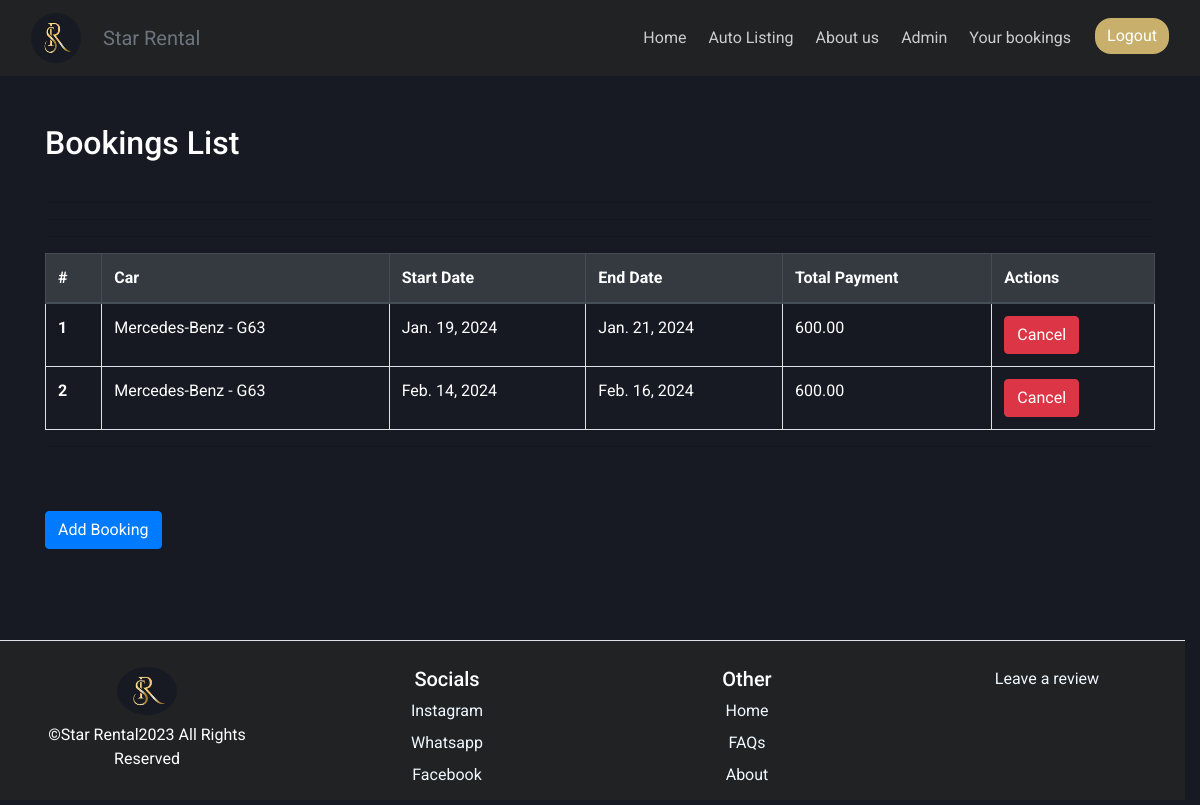
/bookings (signed in), run on an earlier commit of the app's database.
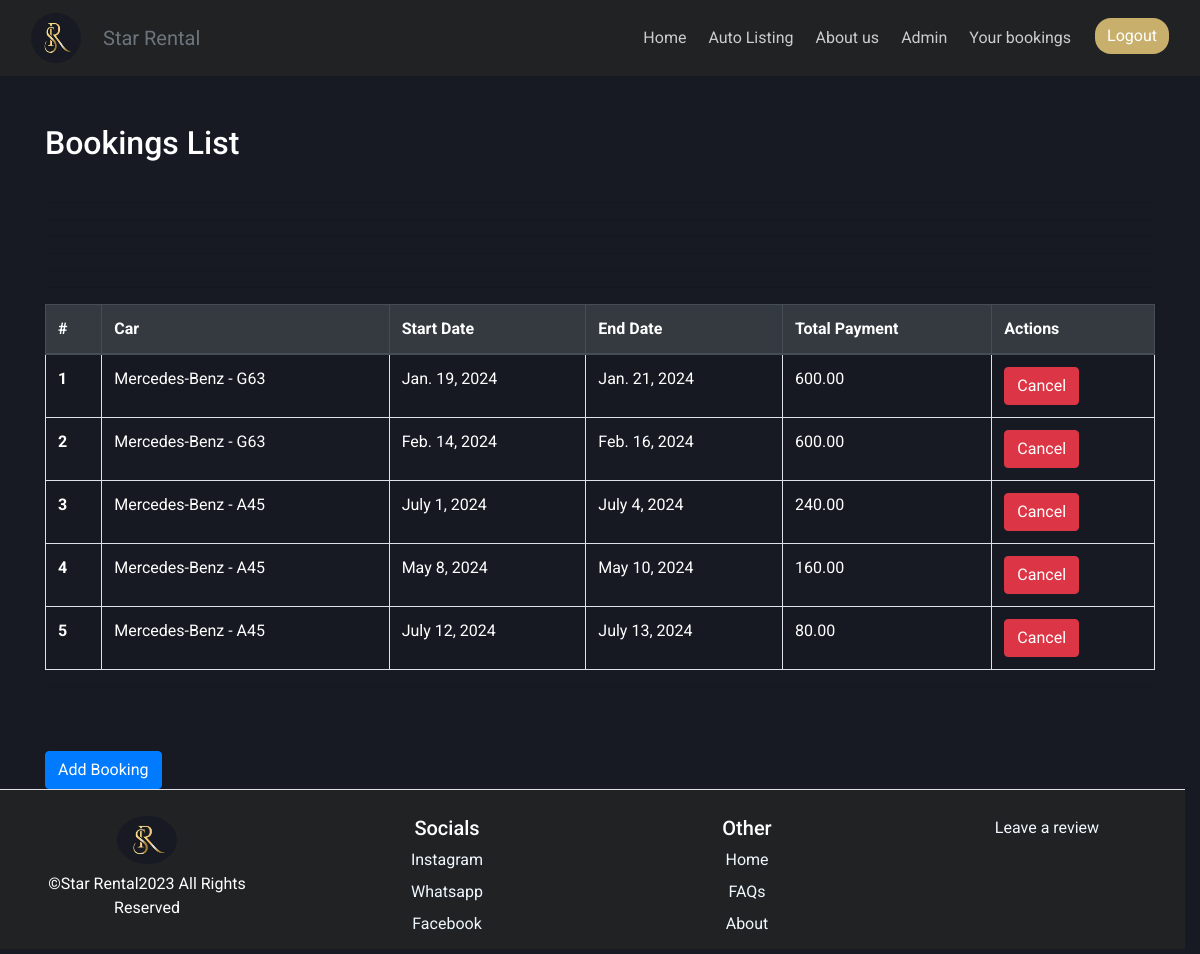
And on a later commit of the database.
### rental/models.py (models this page shows, shortened)
class Booking(models.Model):
    car = models.ForeignKey(Car, on_delete=models.DO_NOTHING)
    CUSTOMER = models.ForeignKey(Customer, on_delete=models.DO_NOTHING, null=True)
    name = models.CharField(max_length=30)
    phone_number=models.CharField(max_length=12, help_text="Please enter your phone number +2556912345678", null=True)
    start_date = models.DateField()
    end_date = models.DateField()
    total_payment = models.DecimalField(max_digits=10, decimal_places=2, null=True, blank=True)

class Car(models.Model):
    Gearbox1 = "Automatic"
    Gearbox2 = "Manual"
    GearboxChoices = [
        (Gearbox1, "Automatic"),
        (Gearbox2, "Manual")
    ]
    Fuel1 = "Petrol"
    Fuel2 = "Diesel"
    Fuel3 = "LPG"
    Fuel4 = "Electric"
    FuelChoices = [
        (Fuel1, "Petrol"),
        (Fuel2, "Diesel"),
        (Fuel3, "LPG"),
        (Fuel4, "Electric")
    ]
    brand = models.CharField(max_length=30, null=False)
    model = models.CharField(max_length=30, null=False)
    gearbox = models.CharField(max_length=20, choices=GearboxChoices, default="Manual")
    fuel = models.CharField(max_length=20, choices=FuelChoices, default="Diesel")
    production_year = models.PositiveIntegerField()
    color = models.CharField(max_length=30, null=False)
    daily_rate = models.DecimalField(max_digits=10, decimal_places=2, null=False)
    discounted_daily_rate = models.DecimalField(max_digits=10, decimal_places=2, null=True, blank=True)
    images = models.ManyToManyField("CarImage", related_name="car_images", blank=False)
    location = models.CharField(default="StarRental", max_length=50)
    available = models.BooleanField(default=True)
    def __str__(self):
        return f"{self.brand} - {self.model}"

### rental/views.py (the view)
# urls.py: path('bookings', BookingsView.as_view(), name="bookings"),
@method_decorator(login_required, name="dispatch")
class BookingsView(ListView):
    model = Booking
    template_name = "bookings.html"
    context_object_name = "bookings_list"
    def get_queryset(self):
        return Booking.objects.filter(CUSTOMER__user=self.request.user)

### rental/context_processors.py (called while the page is built)
def staff_account(request):
    staff_account_value = False  # Default value
    if request.user.is_authenticated:
        try:
            customer_instance = Customer.objects.get(user=request.user)
            staff_account_value = customer_instance.staff_account
        except Customer.DoesNotExist:
            pass
    return {'staff_account': staff_account_value}

### rental/templates/bookings.html (shortened to what this page needs)
{% extends "base.html" %}
{% load static %}
{% block links %}
<link rel="stylesheet" href="{% static 'css/bookings.css' %}">
{% endblock %}
{% block content %}
  <div class="container mt-5">
    <h2 class="mb-4">Bookings List</h2>
    <div class="table-responsive">
      <table class="table table-bordered table-striped">
        <thead class="thead-dark">
          <tr>
            <th scope="col">#</th>
            <th scope="col">Car</th>
            <th scope="col">Start Date</th>
            <th scope="col">End Date</th>
            <th scope="col">Total Payment</th>
            <th scope="col">Actions</th>
          </tr>
        </thead>
        <hr>
        <tbody>
          {% for booking in bookings_list %}
            <tr>
              <th scope="row">{{ forloop.counter }}</th>
              <td>{{ booking.car }}</td>
              <td>{{ booking.start_date }}</td>
              <td>{{ booking.end_date }}</td>
              <td>{{ booking.total_payment }}</td>
              <td>
                <form method="post" action={% url "rental:cancel_booking" booking.id %}>
                  <button type="submit" class="btn btn-danger">Cancel</button>
                </form>
              </td>
            </tr>
            <hr>
          {% endfor %}
        </tbody>
      </table>
      <hr>
      <a href={% url "rental:auto_listing" %} class="btn btn-primary mt-5">Add Booking</a>
    </div>
  </div>
{% endblock %}

What changed in the data, as far as the page shows it:
added Booking: car "Mercedes-Benz - A45", start_date "July 1, 2024", end_date "July 4, 2024", total_payment "240.00"
added Booking: car "Mercedes-Benz - A45", start_date "May 8, 2024", end_date "May 10, 2024", total_payment "160.00"
added Booking: car "Mercedes-Benz - A45", start_date "July 12, 2024", end_date "July 13, 2024", total_payment "80.00"
